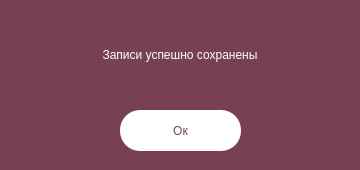
<?xml version="1.0" encoding="UTF-8"?>
<ui version="4.0">
 <class>Note</class>
 <widget class="QWidget" name="Note">
  <property name="geometry">
   <rect>
    <x>0</x>
    <y>0</y>
    <width>360</width>
    <height>170</height>
   </rect>
  </property>
  <property name="sizePolicy">
   <sizepolicy hsizetype="Preferred" vsizetype="Preferred">
    <horstretch>0</horstretch>
    <verstretch>0</verstretch>
   </sizepolicy>
  </property>
  <property name="minimumSize">
   <size>
    <width>360</width>
    <height>170</height>
   </size>
  </property>
  <property name="maximumSize">
   <size>
    <width>360</width>
    <height>170</height>
   </size>
  </property>
  <property name="windowTitle">
   <string>Уведомление</string>
  </property>
  <property name="styleSheet">
   <string notr="true">background-color: rgb(120, 65, 81);</string>
  </property>
  <widget class="QLabel" name="label">
   <property name="geometry">
    <rect>
     <x>0</x>
     <y>10</y>
     <width>360</width>
     <height>89</height>
    </rect>
   </property>
   <property name="styleSheet">
    <string notr="true">font: 75 10pt &quot;Montserrat&quot;;
color: rgb(255, 255, 255);</string>
   </property>
   <property name="text">
    <string>Записи успешно сохранены</string>
   </property>
   <property name="alignment">
    <set>Qt::AlignCenter</set>
   </property>
  </widget>
  <widget class="QPushButton" name="pushButton">
   <property name="geometry">
    <rect>
     <x>120</x>
     <y>110</y>
     <width>121</width>
     <height>41</height>
    </rect>
   </property>
   <property name="styleSheet">
    <string notr="true">color: rgb(120, 65, 81);
background-color: white;
width: 50px; 
border-width: 1px; 
border-color: white; 
border-radius: 20px;
</string>
   </property>
   <property name="text">
    <string>Ок</string>
   </property>
   <property name="iconSize">
    <size>
     <width>40</width>
     <height>40</height>
    </size>
   </property>
  </widget>
 </widget>
 <resources/>
 <connections/>
</ui>
